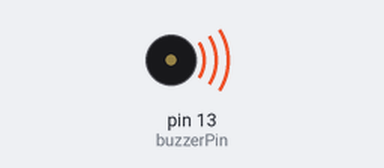
Simulated run of this sketch. Board: Arduino Uno, built with avr-gcc and run on an emulated ATmega328P. On the bench: buzzer (waves = sounding, pin HIGH).

Above: at 0.2 s.
Timing chart, 0 to 3.0 s (numbered marks = the images above):
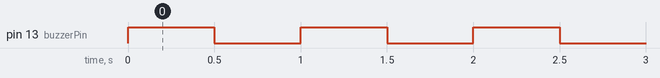

Measured:
- by itself, pin 13 (buzzerPin): alternates HIGH for 0.50 s and LOW for 0.50 s

The sketch:

bufferMarchaAtras.ino
```cpp
// Definimos el pin del zumbador según tu circuito (GPIO 13)
const int buzzerPin = 13;

void setup() {
  // Configuramos el pin como salida
  pinMode(buzzerPin, OUTPUT);
}

void loop() {
  // Encendemos el zumbador (envía 3.3V al transistor para activarlo)
  digitalWrite(buzzerPin, HIGH);
  delay(500); // Mantiene el sonido por 500 milisegundos

  // Apagamos el zumbador
  digitalWrite(buzzerPin, LOW);
  delay(500); // Silencio por 500 milisegundos
}
```
